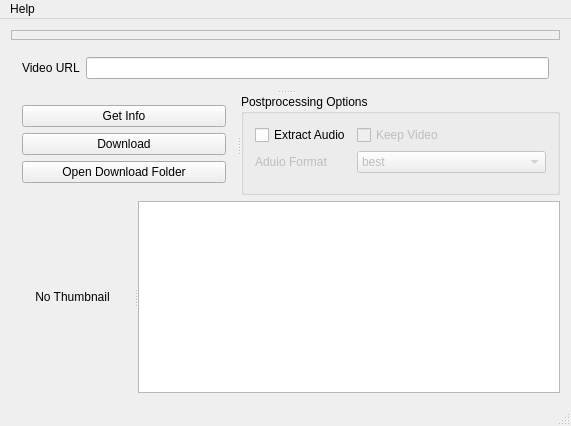
<?xml version="1.0" encoding="UTF-8"?>
<ui version="4.0">
 <class>MainWindow</class>
 <widget class="QMainWindow" name="MainWindow">
  <property name="geometry">
   <rect>
    <x>0</x>
    <y>0</y>
    <width>571</width>
    <height>426</height>
   </rect>
  </property>
  <property name="font">
   <font>
    <pointsize>9</pointsize>
   </font>
  </property>
  <property name="windowTitle">
   <string>qtube-dl</string>
  </property>
  <property name="locale">
   <locale language="English" country="UnitedStates"/>
  </property>
  <widget class="QWidget" name="centralWidget">
   <layout class="QVBoxLayout" name="verticalLayout_2">
    <item>
     <widget class="QFrame" name="frame">
      <property name="minimumSize">
       <size>
        <width>0</width>
        <height>10</height>
       </size>
      </property>
      <property name="autoFillBackground">
       <bool>true</bool>
      </property>
      <property name="frameShape">
       <enum>QFrame::StyledPanel</enum>
      </property>
      <property name="frameShadow">
       <enum>QFrame::Raised</enum>
      </property>
      <property name="lineWidth">
       <number>1</number>
      </property>
     </widget>
    </item>
    <item>
     <widget class="QSplitter" name="splitter_3">
      <property name="orientation">
       <enum>Qt::Vertical</enum>
      </property>
      <widget class="QWidget" name="formLayoutWidget">
       <layout class="QFormLayout" name="formLayout">
        <item row="0" column="0">
         <widget class="QLabel" name="label">
          <property name="text">
           <string>Video URL</string>
          </property>
         </widget>
        </item>
        <item row="0" column="1">
         <widget class="QLineEdit" name="editUrl"/>
        </item>
       </layout>
      </widget>
      <widget class="QSplitter" name="splitter">
       <property name="orientation">
        <enum>Qt::Horizontal</enum>
       </property>
       <widget class="QWidget" name="verticalLayoutWidget">
        <layout class="QVBoxLayout" name="verticalLayout">
         <item>
          <widget class="QPushButton" name="btnGetInfo">
           <property name="text">
            <string>Get Info</string>
           </property>
          </widget>
         </item>
         <item>
          <widget class="QPushButton" name="btnDownload">
           <property name="text">
            <string>Download</string>
           </property>
          </widget>
         </item>
         <item>
          <widget class="QPushButton" name="btnOpenFolder">
           <property name="text">
            <string>Open Download Folder</string>
           </property>
          </widget>
         </item>
        </layout>
       </widget>
       <widget class="QGroupBox" name="groupOptions">
        <property name="title">
         <string>Postprocessing Options</string>
        </property>
        <layout class="QFormLayout" name="formLayout_2">
         <item row="0" column="0">
          <widget class="QCheckBox" name="checkExtractAudio">
           <property name="text">
            <string>Extract Audio</string>
           </property>
          </widget>
         </item>
         <item row="0" column="1">
          <widget class="QCheckBox" name="checkKeepVideo">
           <property name="enabled">
            <bool>false</bool>
           </property>
           <property name="text">
            <string>Keep Video</string>
           </property>
          </widget>
         </item>
         <item row="1" column="0">
          <widget class="QLabel" name="labelAudioFormat">
           <property name="enabled">
            <bool>false</bool>
           </property>
           <property name="text">
            <string>Aduio Format</string>
           </property>
          </widget>
         </item>
         <item row="1" column="1">
          <widget class="QComboBox" name="selectAudioFormat">
           <property name="enabled">
            <bool>false</bool>
           </property>
           <item>
            <property name="text">
             <string>best</string>
            </property>
           </item>
           <item>
            <property name="text">
             <string>aac</string>
            </property>
           </item>
           <item>
            <property name="text">
             <string>flac</string>
            </property>
           </item>
           <item>
            <property name="text">
             <string>mp3</string>
            </property>
           </item>
           <item>
            <property name="text">
             <string>m4a</string>
            </property>
           </item>
           <item>
            <property name="text">
             <string>opus</string>
            </property>
           </item>
           <item>
            <property name="text">
             <string>vorbis</string>
            </property>
           </item>
           <item>
            <property name="text">
             <string>wav</string>
            </property>
           </item>
          </widget>
         </item>
        </layout>
       </widget>
      </widget>
     </widget>
    </item>
    <item>
     <widget class="QSplitter" name="splitter_2">
      <property name="orientation">
       <enum>Qt::Horizontal</enum>
      </property>
      <widget class="QLabel" name="labelThumbnail">
       <property name="text">
        <string>No Thumbnail</string>
       </property>
       <property name="alignment">
        <set>Qt::AlignCenter</set>
       </property>
      </widget>
      <widget class="QTextEdit" name="editProcessOutput"/>
     </widget>
    </item>
   </layout>
  </widget>
  <widget class="QMenuBar" name="menuBar">
   <property name="geometry">
    <rect>
     <x>0</x>
     <y>0</y>
     <width>571</width>
     <height>21</height>
    </rect>
   </property>
   <widget class="QMenu" name="menuHelp">
    <property name="locale">
     <locale language="English" country="UnitedStates"/>
    </property>
    <property name="title">
     <string>Help</string>
    </property>
    <addaction name="actionAbout"/>
   </widget>
   <addaction name="menuHelp"/>
  </widget>
  <widget class="QStatusBar" name="statusBar"/>
  <action name="actionAbout">
   <property name="text">
    <string>About qtube-dl</string>
   </property>
  </action>
 </widget>
 <layoutdefault spacing="6" margin="11"/>
 <resources/>
 <connections/>
</ui>
